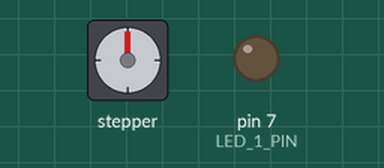
This sketch was run on a simulated Arduino Uno, built with avr-gcc and run on an emulated ATmega328P. Shown: stepper motor, output pins drawn as LEDs (lit = HIGH). Stepper angles assume 2048 steps per turn.

Above: at 0.05 s.
At 3.5 s:
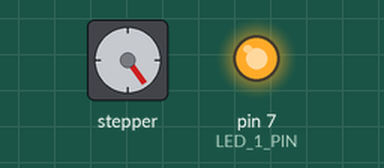
At 7.0 s:
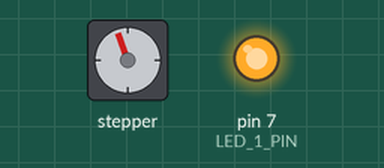
At 14.05 s:
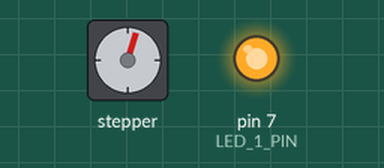
Timing chart, 0 to 18.3 s (numbered marks = the images above):
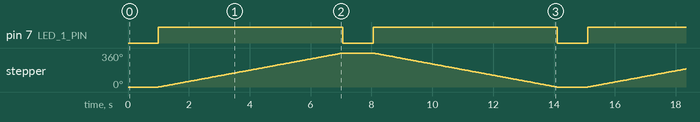

The sketch:

motor_led.ino
```cpp
#include <pt.h>

#include <Stepper.h>

#define LED_1_PIN 7

const int stepsPerRevolution = 32*64;  // change this to fit the number of steps per revolution
Stepper myStepper(stepsPerRevolution, 8, 10, 9, 11);

static struct pt pt1, pt2;


static int protothreadBlinkLED1(struct pt *pt)
{
  static unsigned long lastTimeBlink = 0;
  PT_BEGIN(pt);
  while(1) {
    lastTimeBlink = millis();
    PT_WAIT_UNTIL(pt, millis() - lastTimeBlink > 1000);
    digitalWrite(LED_1_PIN, HIGH);
    lastTimeBlink = millis();
    PT_WAIT_UNTIL(pt, millis() - lastTimeBlink > 1000);
    digitalWrite(LED_1_PIN, LOW);
  }
  PT_END(pt);
}

static int protothreadMotor(struct pt *pt)
{
  static unsigned long lastTimeBlink = 0;
  PT_BEGIN(pt);
  while(1) {
    lastTimeBlink = millis();
    PT_WAIT_UNTIL(pt, millis() - lastTimeBlink > 1000);
    myStepper.step(stepsPerRevolution);
    lastTimeBlink = millis();
    PT_WAIT_UNTIL(pt, millis() - lastTimeBlink > 1000);
    myStepper.step(-stepsPerRevolution);
  }
  PT_END(pt);
}


void setup() {

  Serial.begin(9600);

  myStepper.setSpeed(10);
  pinMode(LED_1_PIN, OUTPUT);


  PT_INIT(&pt1);
  PT_INIT(&pt2);


}
void loop() {

 protothreadBlinkLED1(&pt1);
 protothreadMotor(&pt2);
 protothreadBlinkLED1(&pt1);
}
```

Measured:
- by itself, pin 7 (LED_1_PIN): alternates HIGH for 6.1 s and LOW for 1.0 s
- by itself, stepper: turns 360° clockwise in 6.1 s, then 360° counter-clockwise in 6.0 s, repeating every 14.1 s
